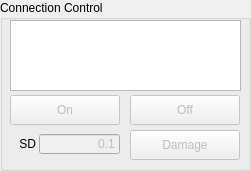
  <widget class="QGroupBox" name="connectionControl_GroupBox">
   <property name="geometry">
    <rect>
     <x>700</x>
     <y>10</y>
     <width>251</width>
     <height>171</height>
    </rect>
   </property>
   <property name="title">
    <string>Connection Control</string>
   </property>
   <widget class="QPushButton" name="connectionOn_Button">
    <property name="enabled">
     <bool>false</bool>
    </property>
    <property name="geometry">
     <rect>
      <x>10</x>
      <y>95</y>
      <width>110</width>
      <height>30</height>
     </rect>
    </property>
    <property name="text">
     <string>On</string>
    </property>
   </widget>
   <widget class="QLineEdit" name="connectionDamageSD_LineEdit">
    <property name="enabled">
     <bool>false</bool>
    </property>
    <property name="geometry">
     <rect>
      <x>39</x>
      <y>134</y>
      <width>81</width>
      <height>20</height>
     </rect>
    </property>
    <property name="text">
     <string>0.1</string>
    </property>
    <property name="alignment">
     <set>Qt::AlignRight|Qt::AlignTrailing|Qt::AlignVCenter</set>
    </property>
   </widget>
   <widget class="QPushButton" name="connectionOff_Button">
    <property name="enabled">
     <bool>false</bool>
    </property>
    <property name="geometry">
     <rect>
      <x>130</x>
      <y>95</y>
      <width>110</width>
      <height>30</height>
     </rect>
    </property>
    <property name="text">
     <string>Off</string>
    </property>
   </widget>
   <widget class="QLabel" name="connectionDamageSD_Label">
    <property name="geometry">
     <rect>
      <x>15</x>
      <y>136</y>
      <width>21</width>
      <height>16</height>
     </rect>
    </property>
    <property name="text">
     <string>SD</string>
    </property>
    <property name="alignment">
     <set>Qt::AlignRight|Qt::AlignTrailing|Qt::AlignVCenter</set>
    </property>
   </widget>
   <widget class="QPushButton" name="connectionDamage_Button">
    <property name="enabled">
     <bool>false</bool>
    </property>
    <property name="geometry">
     <rect>
      <x>130</x>
      <y>130</y>
      <width>110</width>
      <height>30</height>
     </rect>
    </property>
    <property name="text">
     <string>Damage</string>
    </property>
   </widget>
   <widget class="QListWidget" name="connectionControl_ListWidget">
    <property name="geometry">
     <rect>
      <x>10</x>
      <y>20</y>
      <width>231</width>
      <height>71</height>
     </rect>
    </property>
   </widget>
  </widget>
